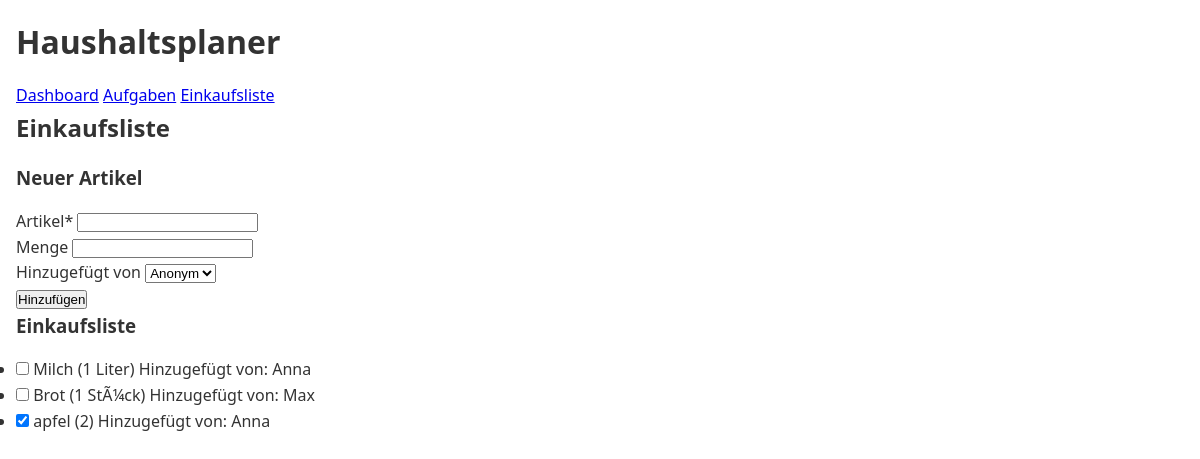
/shopping, run on an earlier commit of the app's database.
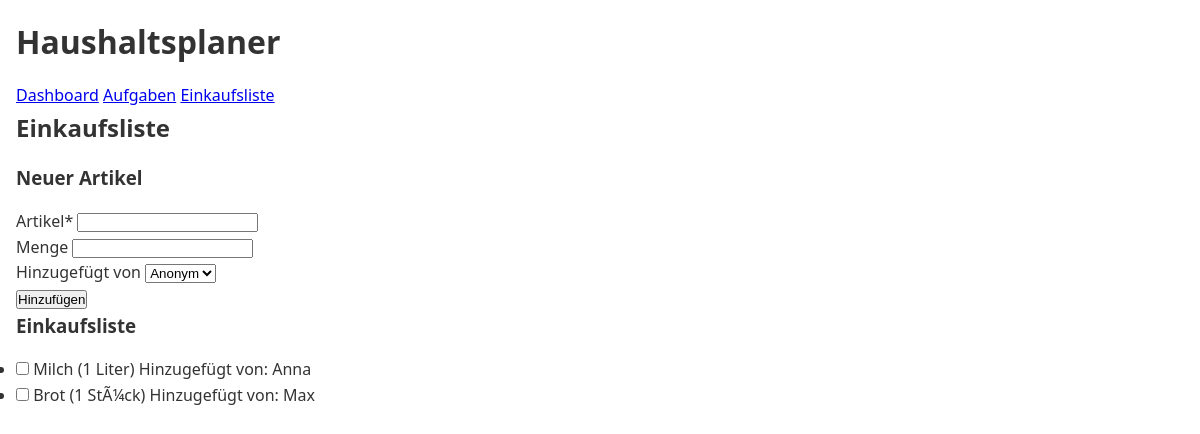
And on a later commit of the database.
### tables this page shows
CREATE TABLE shopping_items (
    id INTEGER PRIMARY KEY AUTOINCREMENT,
    name TEXT NOT NULL,
    quantity TEXT,
    completed BOOLEAN NOT NULL DEFAULT 0,
    created_at TIMESTAMP NOT NULL DEFAULT CURRENT_TIMESTAMP,
    added_by INTEGER,
    FOREIGN KEY (added_by) REFERENCES users (id)
);

CREATE TABLE users (
    id INTEGER PRIMARY KEY AUTOINCREMENT,
    username TEXT NOT NULL UNIQUE
);

### app.py (the view, shortened to what this page needs)
@app.route('/shopping', methods=('GET', 'POST'))
def shopping():
    conn = database.get_db_connection()
    shopping_items = conn.execute('''
        SELECT s.*, u.username
        FROM shopping_items s
        LEFT JOIN users u ON s.added_by = u.id
        ORDER BY s.completed, s.created_at DESC''').fetchall()
    users = conn.execute('SELECT * FROM users').fetchall()
    conn.close()
    return render_template('shopping.html', shopping_items=shopping_items, users=users)

### database.py (called while the page is built)
def get_db_connection():
    conn = sqlite3.connect('haushaltsplaner.db')
    conn.row_factory = sqlite3.Row
    return conn

### templates/shopping.html (shortened to what this page needs)
{% extends 'base.html' %}
{% block content %}
    <h2>Einkaufsliste</h2>
    <form method="post" class="add-form">
        <h3>Neuer Artikel</h3>
        <div class="form-group">
            <label for="name">Artikel*</label>
            <input type="text" name="name" id="name" required>
        </div>
        <div class="form-group">
            <label for="quantity">Menge</label>
            <input type="text" name="quantity" id="quantity">
        </div>
        <div class="form-group">
            <label for="added_by">Hinzugefügt von</label>
            <select name="added_by" id="added_by">
                <option value="">Anonym</option>
            </select>
        </div>
        <button type="submit" class="button">Hinzufügen</button>
    </form>
    <div class="shopping-list">
        <h3>Einkaufsliste</h3>
        {% if shopping_items %}
            <ul class="shopping-items">
                {% for item in shopping_items %}
                    <li class="{% if item['completed'] %}completed{% endif %}">
                        <form method="post" action="{{ url_for('toggle_shopping_item', id=item['id']) }}">
                            <input type="checkbox" onchange="this.form.submit()" {% if item['completed'] %}checked{% endif %}>
                            <span class="item-name">{{ item['name'] }}</span>
                            {% if item['quantity'] %}
                                <span class="item-quantity">({{ item['quantity'] }})</span>
                            {% endif %}
                            <span class="item-added-by">
                                Hinzugefügt von: {{ item['username'] or 'Anonym' }}
                            </span>
                        </form>
                    </li>
                {% endfor %}
            </ul>
        {% else %}
            <p>Keine Artikel auf der Einkaufsliste.</p>
        {% endif %}
    </div>
{% endblock %}

What changed in the data, as far as the page shows it:
removed shopping_items: completed "☑", name "apfel", quantity "2", username "Anna"
